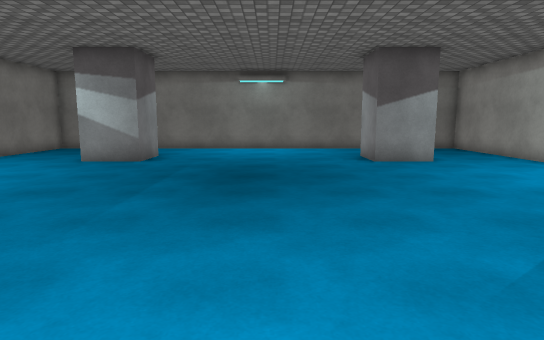
[1] (above)

16 first-person views from a walk through a Unity game level. The camera is 1.4 m above the floor, tilts 8° down and sees 75° across. The floor is counted in squares, 1 m on a side. Each view is taken from the middle of a square. On the plan, view 1 faces up. The plan holds only what a view shows up to about 15 squares ahead; the rest is blank. The place goes on beyond the plan. The player character is not drawn. Door leaves are left out, so doorways stand open. Surface patterns are stand-ins for the level's own textures.

[2]
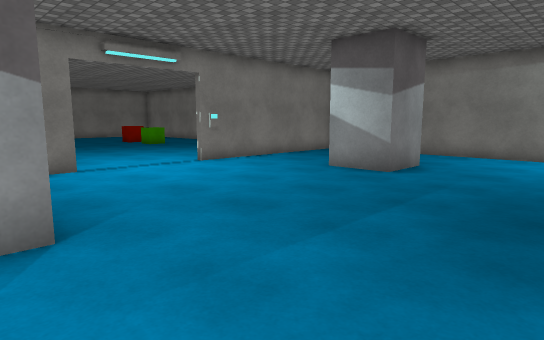

[3]
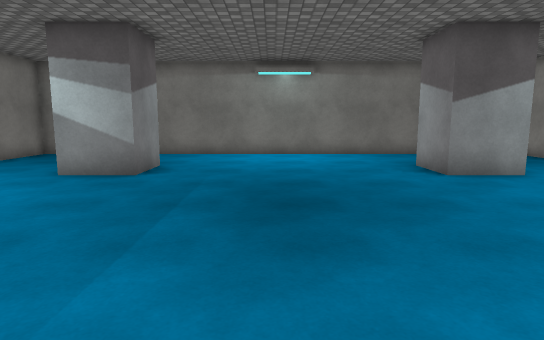

[4]
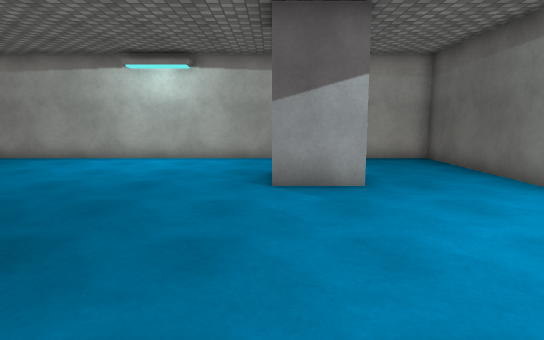

[5]
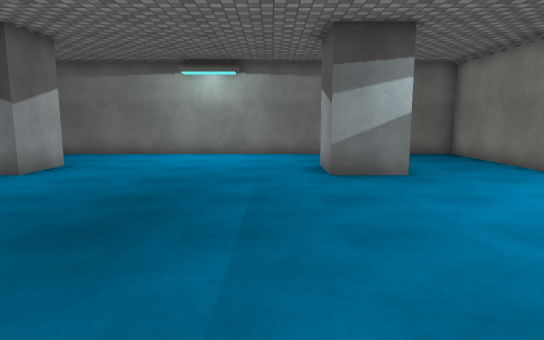

[6]
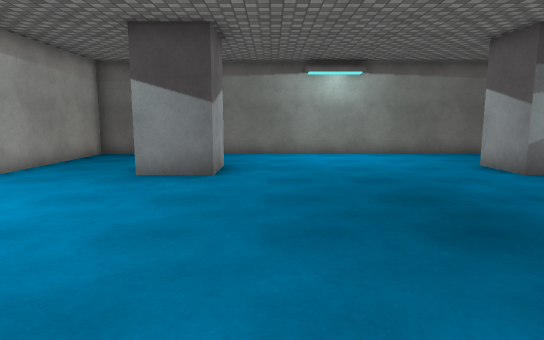

[7]
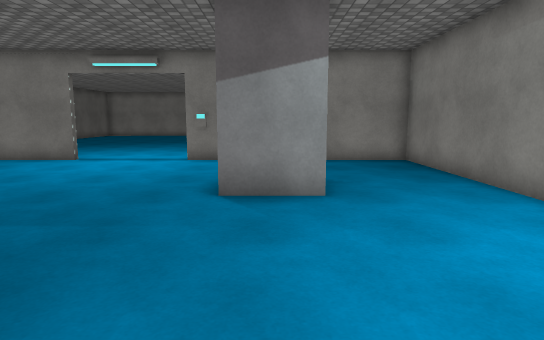

[8]
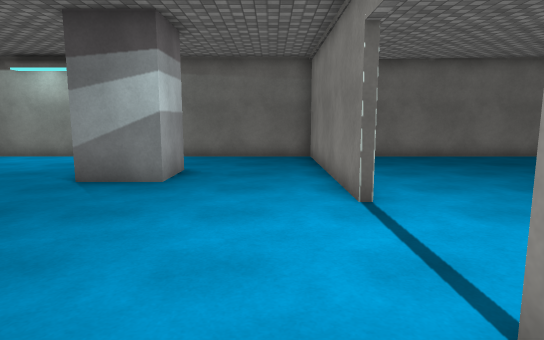

[9]
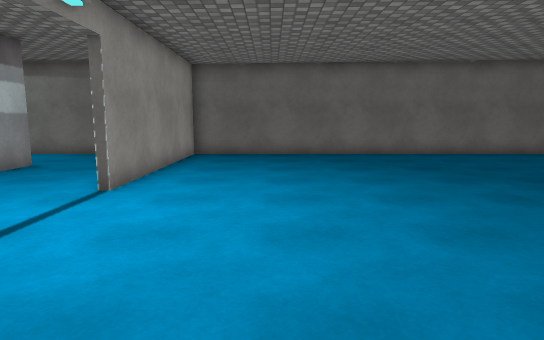

[10]
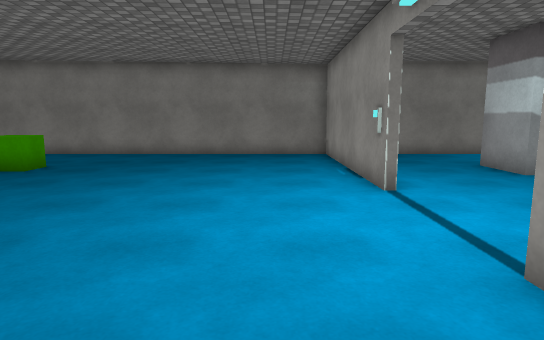

[11]
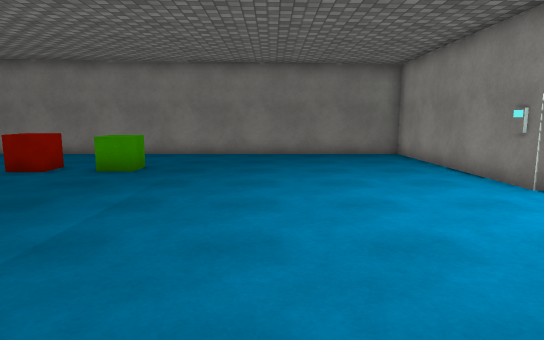

[12]
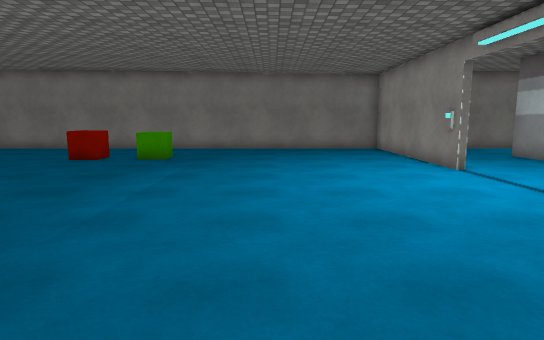

[13]
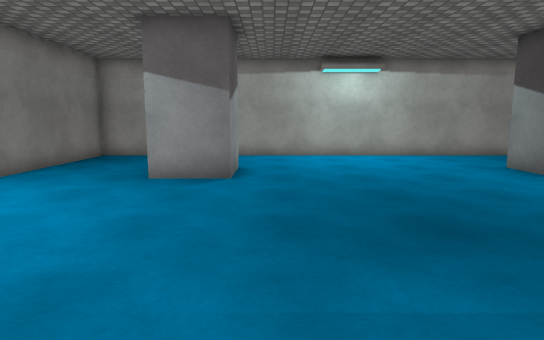

[14]
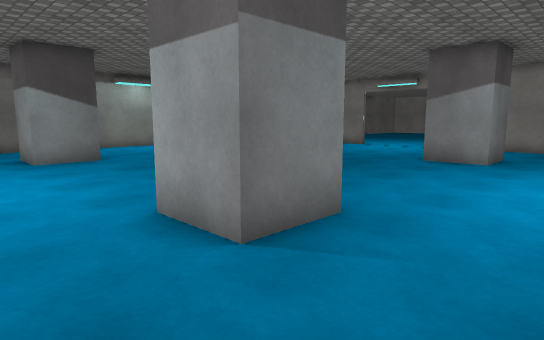

[15]
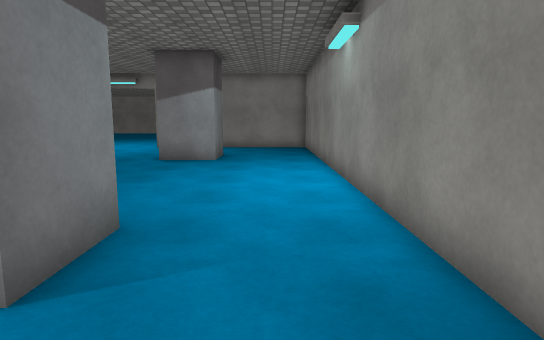

[16]
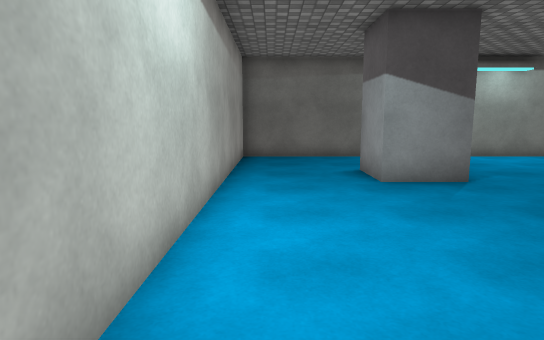

### Floor plan
Points are (right, up) in squares from view 1. A wall is a line through its corners. A room is listed if a view was taken in it or the views show most of it. See-through windows are left out.
Room 1 (views 1, 2, 3, 4, 5, 6, 7, 8, 13, 14, 15, 16)
walls: (-4.5, 12) (-6.5, 12) (-6.5, 14) (-4.5, 14) (-4.5, 12); (3.5, 12) (3.5, 14) (5.5, 14) (5.5, 12) (3.5, 12); (3.5, 1.9) (3.5, 4) (5.5, 4) (5.5, 2); (-6.5, 2) (-6.5, 4) (-4.5, 4) (-4.5, 2); (-10.5, 6.1) (-10.5, -1.8) (9.1, -1.8) (9.1, 17.8) (-10.5, 17.8) (-10.5, 10); (-10.7, 9.9) (-10.7, 11.4)
ways out: open door at (-11, 8) to room 2
objects: other object (-11, 11)
Room 2 (views 9, 10, 11, 12)
walls: (-10.7, 11.4) (-10.7, 17.8) (-22.5, 17.8); (-22.5, -1.8) (-10.7, -1.8) (-10.7, 6.1)
ways out: open door at (-11, 8) to room 1
objects: other object (-22, 13) to (-20, 14)

Positions as (right, up) in squares from view 1, and headings:
1: (0, 0), facing up
2: (0, 3), facing up-left
3: (-1, 3), facing up
4: (-4, 4), facing right
5: (-3, 13), facing down
6: (2, 13), facing down
7: (2, 13), facing left
8: (-9, 12), facing down
9: (-14, 13), facing down
10: (-13, 3), facing up
11: (-16, 3), facing up
12: (-16, 0), facing up
13: (-5, 11), facing right
14: (8, 17), facing down-left
15: (8, 16), facing left
16: (8, 12), facing down
